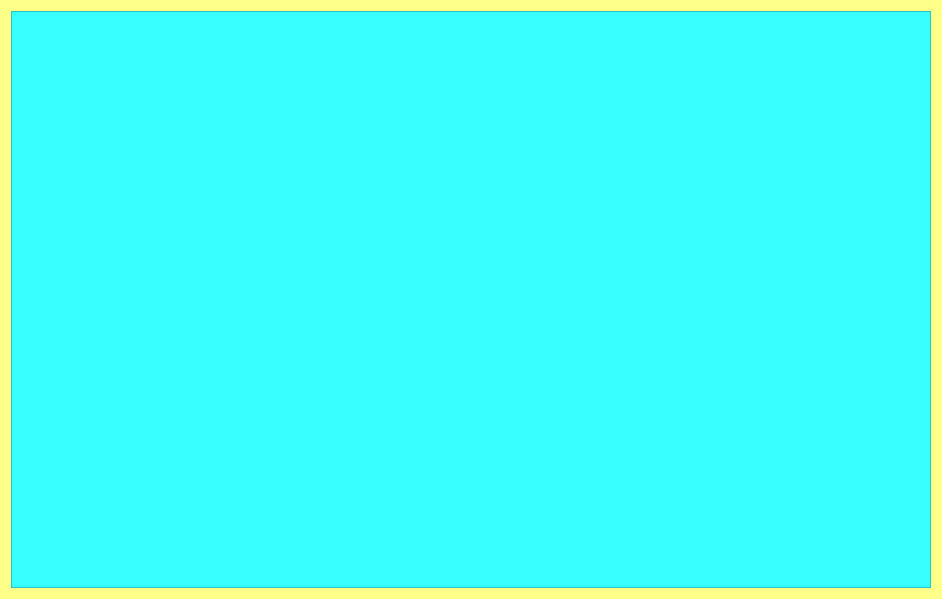
<?xml version="1.0" encoding="UTF-8"?>
<ui version="4.0">
 <class>TestNewWindow</class>
 <widget class="QWidget" name="TestNewWindow">
  <property name="geometry">
   <rect>
    <x>0</x>
    <y>0</y>
    <width>942</width>
    <height>599</height>
   </rect>
  </property>
  <property name="windowTitle">
   <string>Test</string>
  </property>
  <property name="styleSheet">
   <string notr="true">background-color: rgb(254, 255, 137);</string>
  </property>
  <layout class="QVBoxLayout" name="verticalLayout">
   <item>
    <widget class="QStackedWidget" name="stackedWidget">
     <property name="styleSheet">
      <string notr="true">background-color: rgb(0, 46, 255);</string>
     </property>
     <property name="currentIndex">
      <number>1</number>
     </property>
     <widget class="QWidget" name="stackedWidgetPage1" native="true">
      <property name="styleSheet">
       <string notr="true">background-color: rgb(255, 0, 0);</string>
      </property>
     </widget>
     <widget class="QWidget" name="stackedWidgetPage2" native="true">
      <property name="styleSheet">
       <string notr="true">background-color: rgb(73, 255, 7);</string>
      </property>
      <layout class="QVBoxLayout" name="verticalLayout_2">
       <property name="leftMargin">
        <number>0</number>
       </property>
       <property name="topMargin">
        <number>0</number>
       </property>
       <property name="rightMargin">
        <number>0</number>
       </property>
       <property name="bottomMargin">
        <number>0</number>
       </property>
       <item>
        <widget class="QFrame" name="frame">
         <property name="styleSheet">
          <string notr="true">background-color: rgb(56, 255, 255);</string>
         </property>
         <property name="frameShape">
          <enum>QFrame::StyledPanel</enum>
         </property>
         <property name="frameShadow">
          <enum>QFrame::Raised</enum>
         </property>
        </widget>
       </item>
      </layout>
     </widget>
    </widget>
   </item>
  </layout>
 </widget>
 <resources/>
 <connections/>
</ui>
